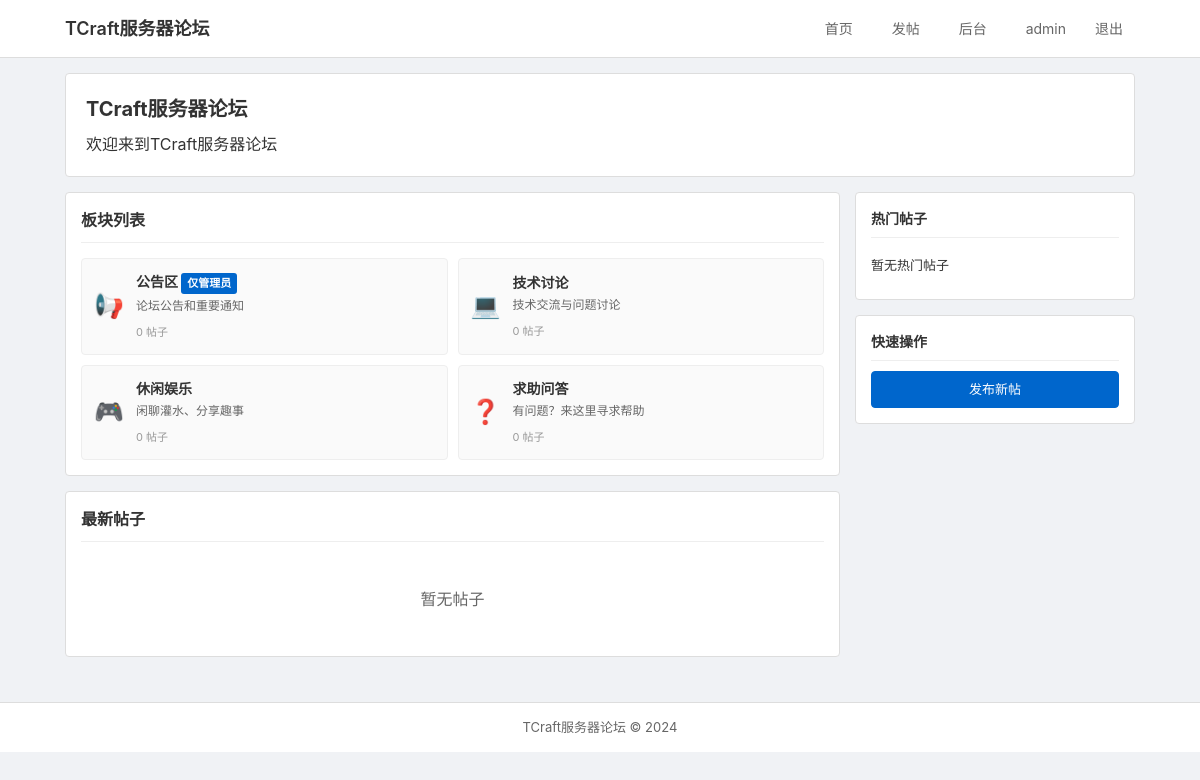
The app's page /index (signed in) with its own data.
### app/models.py (models this page shows, shortened)
class User(UserMixin, db.Model):
    id = db.Column(db.Integer, primary_key=True)
    username = db.Column(db.String(64), index=True, unique=True)
    email = db.Column(db.String(120), index=True, unique=True)
    password_hash = db.Column(db.String(128))
    avatar = db.Column(db.String(200), default='default_avatar.svg')
    signature = db.Column(db.String(200))
    is_admin = db.Column(db.Boolean, default=False)
    is_banned = db.Column(db.Boolean, default=False)
    created_at = db.Column(db.DateTime, default=datetime.utcnow)
    posts = db.relationship('Post', backref='author', lazy='dynamic')
    comments = db.relationship('Comment', backref='author', lazy='dynamic')

class Category(db.Model):
    id = db.Column(db.Integer, primary_key=True)
    name = db.Column(db.String(64), unique=True)
    description = db.Column(db.String(200))
    icon = db.Column(db.String(50))
    order = db.Column(db.Integer, default=0)
    admin_only = db.Column(db.Boolean, default=False)
    posts = db.relationship('Post', backref='category', lazy='dynamic')
    created_at = db.Column(db.DateTime, default=datetime.utcnow)
    def post_count(self):
        return self.posts.count()

### app/routes/main.py (the view)
@main.route('/')
@main.route('/index')
def index():
    categories = Category.query.order_by(Category.order).all()
    recent_posts = Post.query.order_by(Post.created_at.desc()).limit(10).all()
    hot_posts = Post.query.order_by(Post.views.desc()).limit(5).all()
    return render_template('index.html', categories=categories, recent_posts=recent_posts, hot_posts=hot_posts)

### app/__init__.py (called while the page is built)
def create_app(config_class=Config):
    app = Flask(__name__)
    app.config.from_object(config_class)
    db.init_app(app)
    login_manager.init_app(app)
    csrf.init_app(app)
    from app.models import User
    @login_manager.user_loader
    def load_user(id):
        return User.query.get(int(id))
    from app.routes.auth import auth as auth_blueprint
    app.register_blueprint(auth_blueprint, url_prefix='/auth')
    from app.routes.main import main as main_blueprint
    app.register_blueprint(main_blueprint)
    from app.routes.forum import forum as forum_blueprint
    app.register_blueprint(forum_blueprint, url_prefix='/forum')
    with app.app_context():
        db.create_all()
    return app

### app/templates/index.html (shortened to what this page needs)
{% extends "base.html" %}
{% block content %}
<div class="page-header">
    <h1>TCraft服务器论坛</h1>
    <p>欢迎来到TCraft服务器论坛</p>
</div>
<div class="content-wrapper">
    <div class="main-content">
        <section class="section">
            <h2 class="section-title">板块列表</h2>
            <div class="category-list">
                {% for category in categories %}
                <a href="{{ url_for('forum.category', id=category.id) }}" class="category-card">
                    <div class="category-icon">
                        <span>{{ category.icon or '📁' }}</span>
                    </div>
                    <div class="category-info">
                        <h3>{{ category.name }}{% if category.admin_only %} <span class="badge badge-admin">仅管理员</span>{% endif %}</h3>
                        <p>{{ category.description or '暂无描述' }}</p>
                        <span class="post-count">{{ category.post_count() }} 帖子</span>
                    </div>
                </a>
                {% endfor %}
            </div>
        </section>
        <section class="section">
            <h2 class="section-title">最新帖子</h2>
            <div class="post-list">
                {% if not recent_posts %}
                <div class="empty-state">
                    <p>暂无帖子</p>
                </div>
                {% endif %}
            </div>
        </section>
    </div>
    <aside class="sidebar">
        <div class="sidebar-card">
            <h3>热门帖子</h3>
            <ul class="hot-posts">
                {% if not hot_posts %}
                <li>暂无热门帖子</li>
                {% endif %}
            </ul>
        </div>
        {% if current_user.is_authenticated %}
            {% if not current_user.is_banned %}
            <div class="sidebar-card">
                <h3>快速操作</h3>
                <a href="{{ url_for('forum.create_post') }}" class="btn btn-primary btn-block">发布新帖</a>
            </div>
            {% endif %}
        {% else %}
        <div class="sidebar-card">
            <h3>加入我们</h3>
            <p>注册账号，参与讨论</p>
            <a href="{{ url_for('auth.register') }}" class="btn btn-primary btn-block">立即注册</a>
        </div>
        {% endif %}
    </aside>
</div>
{% endblock %}

### app/templates/base.html (shortened to what this page needs)
<!DOCTYPE html>
<html lang="zh-CN">
<head>
    <link rel="stylesheet" href="{{ url_for('static', filename='css/style.css') }}">
</head>
<body>
    <nav class="navbar">
        <div class="nav-container">
            <a href="{{ url_for('main.index') }}" class="nav-brand">TCraft服务器论坛</a>
            <div class="nav-menu">
                <a href="{{ url_for('main.index') }}" class="nav-link">首页</a>
                {% if current_user.is_authenticated %}
                    {% if current_user.is_banned %}
                    <span class="nav-link banned-tag">已封禁</span>
                    {% else %}
                    <a href="{{ url_for('forum.create_post') }}" class="nav-link">发帖</a>
                    {% endif %}
                    {% if current_user.is_admin %}
                    <a href="{{ url_for('forum.admin') }}" class="nav-link">后台</a>
                    {% endif %}
                    <div class="nav-user">
                        <a href="{{ url_for('auth.profile', username=current_user.username) }}" class="nav-link">{{ current_user.username }}</a>
                        <a href="{{ url_for('auth.logout') }}" class="nav-link">退出</a>
                    </div>
                {% else %}
                    <a href="{{ url_for('auth.login') }}" class="nav-link">登录</a>
                    <a href="{{ url_for('auth.register') }}" class="nav-link">注册</a>
                {% endif %}
            </div>
        </div>
    </nav>
    <div class="container">
        {% block content %}{% endblock %}
    </div>
    <footer class="footer">
        <div class="container">
            <p>TCraft服务器论坛 &copy; 2024</p>
        </div>
    </footer>
</body>
</html>

### app/static/css/style.css (style rules this page uses)
* { margin: 0; padding: 0; box-sizing: border-box; }
body { font-family: -apple-system, BlinkMacSystemFont, 'Segoe UI', Roboto, sans-serif; background: #f0f2f5; color: #333; line-height: 1.5; }
.container { max-width: 1100px; margin: 0 auto; padding: 0 15px; }
.navbar { background: #fff; border-bottom: 1px solid #ddd; padding: 12px 0; }
.nav-container { max-width: 1100px; margin: 0 auto; padding: 0 15px; display: flex; justify-content: space-between; align-items: center; }
.nav-brand { font-size: 18px; font-weight: 600; color: #333; text-decoration: none; }
.nav-menu { display: flex; align-items: center; gap: 15px; }
.nav-link { color: #666; text-decoration: none; padding: 6px 12px; font-size: 14px; }
.nav-user { display: flex; align-items: center; gap: 5px; }
.page-header { background: #fff; padding: 20px; border-radius: 4px; margin: 15px 0; border: 1px solid #ddd; }
.page-header h1 { font-size: 20px; margin-bottom: 8px; }
.content-wrapper { display: grid; grid-template-columns: 1fr 280px; gap: 15px; margin: 15px 0; }
.main-content { min-width: 0; }
.sidebar { display: flex; flex-direction: column; gap: 15px; }
.sidebar-card { background: #fff; padding: 15px; border-radius: 4px; border: 1px solid #ddd; }
.sidebar-card h3 { font-size: 14px; margin-bottom: 10px; padding-bottom: 8px; border-bottom: 1px solid #eee; }
.hot-posts { list-style: none; }
.hot-posts li { padding: 8px 0; border-bottom: 1px solid #eee; font-size: 13px; }
.hot-posts li:last-child { border-bottom: none; }
.section { background: #fff; padding: 15px; border-radius: 4px; margin-bottom: 15px; border: 1px solid #ddd; }
.section-title { font-size: 16px; margin-bottom: 15px; padding-bottom: 10px; border-bottom: 1px solid #eee; }
.category-list { display: grid; grid-template-columns: repeat(auto-fill, minmax(250px, 1fr)); gap: 10px; }
.category-card { display: flex; align-items: center; padding: 12px; background: #fafafa; border: 1px solid #eee; border-radius: 4px; text-decoration: none; color: inherit; }
.category-icon { font-size: 24px; margin-right: 12px; }
.category-info h3 { font-size: 14px; margin-bottom: 3px; }
.category-info p { font-size: 12px; color: #666; margin-bottom: 3px; }
.post-count { font-size: 11px; color: #999; }
.post-list { display: flex; flex-direction: column; gap: 8px; }
.badge { display: inline-block; padding: 2px 6px; border-radius: 3px; font-size: 11px; margin-right: 4px; }
.badge-admin { background: #0066cc; color: white; }
.btn { display: inline-block; padding: 8px 16px; border: 1px solid #ddd; border-radius: 4px; cursor: pointer; text-decoration: none; font-size: 13px; background: #fff; color: #333; }
.btn-primary { background: #0066cc; color: white; border-color: #0066cc; }
.btn-block { display: block; width: 100%; text-align: center; }
.empty-state { text-align: center; padding: 30px; color: #666; }
.footer { background: #fff; border-top: 1px solid #ddd; text-align: center; padding: 15px; margin-top: 30px; font-size: 13px; color: #666; }

### records on screen
User: username "admin"
Category: icon "📢", name "公告区", admin_only "仅管理员", description "论坛公告和重要通知", post_count "0"
Category: icon "💻", name "技术讨论", description "技术交流与问题讨论", post_count "0"
Category: icon "🎮", name "休闲娱乐", description "闲聊灌水、分享趣事", post_count "0"
Category: icon "❓", name "求助问答", description "有问题？来这里寻求帮助", post_count "0"
